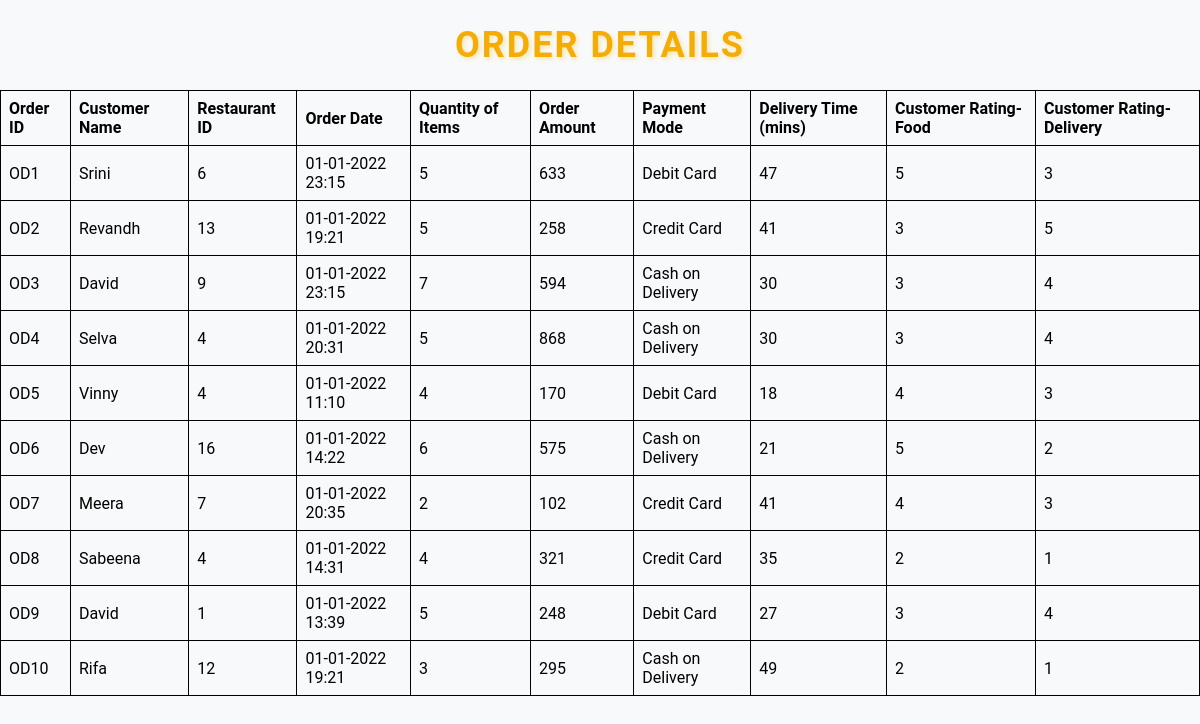
Page /data on the committed database.
### tables this page shows
CREATE TABLE orders (
    id TEXT PRIMARY KEY,  -- Adjusted to match "Order ID" as strings (e.g., OD1)
    customer_name TEXT,
    restaurant_id INTEGER,
    order_date TEXT,
    quantity_of_items INTEGER,
    order_amount INTEGER,
    payment_mode TEXT,
    delivery_time_taken INTEGER,
    customer_rating_food INTEGER,
    customer_rating_delivery INTEGER
);

### app_template.py (the view)
@app.route("/data")
def data():
    con = sqlite3.connect("Orders.db")
    cursor = con.cursor()
    orders = cursor.execute("SELECT * FROM Orders limit 10 ").fetchall()
    con.close()
    return render_template("data.html", orders=orders)

### templates/data.html (shortened to what this page needs)
<!DOCTYPE html>
<html>
<head>
</head>
<body>
    <div class="container">
        <h1 class="heading">Order Details</h1>
    </div>
    <table>
        <thead>
            <tr>
                <th>Order ID</th>
                <th>Customer Name</th>
                <th>Restaurant ID</th>
                <th>Order Date</th>
                <th>Quantity of Items</th>
                <th>Order Amount</th>
                <th>Payment Mode</th>
                <th>Delivery Time (mins)</th>
                <th>Customer Rating-Food</th>
                <th>Customer Rating-Delivery</th>
            </tr>
        </thead>
        <tbody>
            {% for order in orders %}
            <tr>
                <td>{{ order[0] }}</td>
                <td>{{ order[1] }}</td>
                <td>{{ order[2] }}</td>
                <td>{{ order[3] }}</td>
                <td>{{ order[4] }}</td>
                <td>{{ order[5] }}</td>
                <td>{{ order[6] }}</td>
                <td>{{ order[7] }}</td>
                <td>{{ order[8] }}</td>
                <td>{{ order[9] }}</td>
            </tr>
            {% endfor %}
        </tbody>
    </table>
</body>
</html>

### templates/data.html (style rules this page uses)
.heading { color: #f5ac04; font-size: 36px; font-weight: bold; text-transform: uppercase; letter-spacing: 2px; text-shadow: 2px 2px 4px rgba(247, 191, 5, 0.3); }
body { font-family: 'Roboto', sans-serif; background-color: #f8f9fa; margin: 0; padding: 0; }
.container { width: 80%; margin: 0 auto; text-align: center; }
table { border-collapse: collapse; width: 100%; border: 1px solid #000; }
th, td { border: 1px solid #000; padding: 8px; text-align: left; }

### rows in the picture
orders: id "OD1", customer_name "Srini", restaurant "6", order_date "01-01-2022 23:15", quantity_of_items "5", order_amount "633", payment_mode "Debit Card", delivery_time_taken "47", customer_rating_food "5", customer_rating_delivery "3"
orders: id "OD2", customer_name "Revandh", restaurant "13", order_date "01-01-2022 19:21", quantity_of_items "5", order_amount "258", payment_mode "Credit Card", delivery_time_taken "41", customer_rating_food "3", customer_rating_delivery "5"
orders: id "OD3", customer_name "David", restaurant "9", order_date "01-01-2022 23:15", quantity_of_items "7", order_amount "594", payment_mode "Cash on Delivery", delivery_time_taken "30", customer_rating_food "3", customer_rating_delivery "4"
orders: id "OD4", customer_name "Selva", restaurant "4", order_date "01-01-2022 20:31", quantity_of_items "5", order_amount "868", payment_mode "Cash on Delivery", delivery_time_taken "30", customer_rating_food "3", customer_rating_delivery "4"
orders: id "OD5", customer_name "Vinny", restaurant "4", order_date "01-01-2022 11:10", quantity_of_items "4", order_amount "170", payment_mode "Debit Card", delivery_time_taken "18", customer_rating_food "4", customer_rating_delivery "3"
orders: id "OD6", customer_name "Dev", restaurant "16", order_date "01-01-2022 14:22", quantity_of_items "6", order_amount "575", payment_mode "Cash on Delivery", delivery_time_taken "21", customer_rating_food "5", customer_rating_delivery "2"
orders: id "OD7", customer_name "Meera", restaurant "7", order_date "01-01-2022 20:35", quantity_of_items "2", order_amount "102", payment_mode "Credit Card", delivery_time_taken "41", customer_rating_food "4", customer_rating_delivery "3"
orders: id "OD8", customer_name "Sabeena", restaurant "4", order_date "01-01-2022 14:31", quantity_of_items "4", order_amount "321", payment_mode "Credit Card", delivery_time_taken "35", customer_rating_food "2", customer_rating_delivery "1"
orders: id "OD9", customer_name "David", restaurant "1", order_date "01-01-2022 13:39", quantity_of_items "5", order_amount "248", payment_mode "Debit Card", delivery_time_taken "27", customer_rating_food "3", customer_rating_delivery "4"
orders: id "OD10", customer_name "Rifa", restaurant "12", order_date "01-01-2022 19:21", quantity_of_items "3", order_amount "295", payment_mode "Cash on Delivery", delivery_time_taken "49", customer_rating_food "2", customer_rating_delivery "1"
